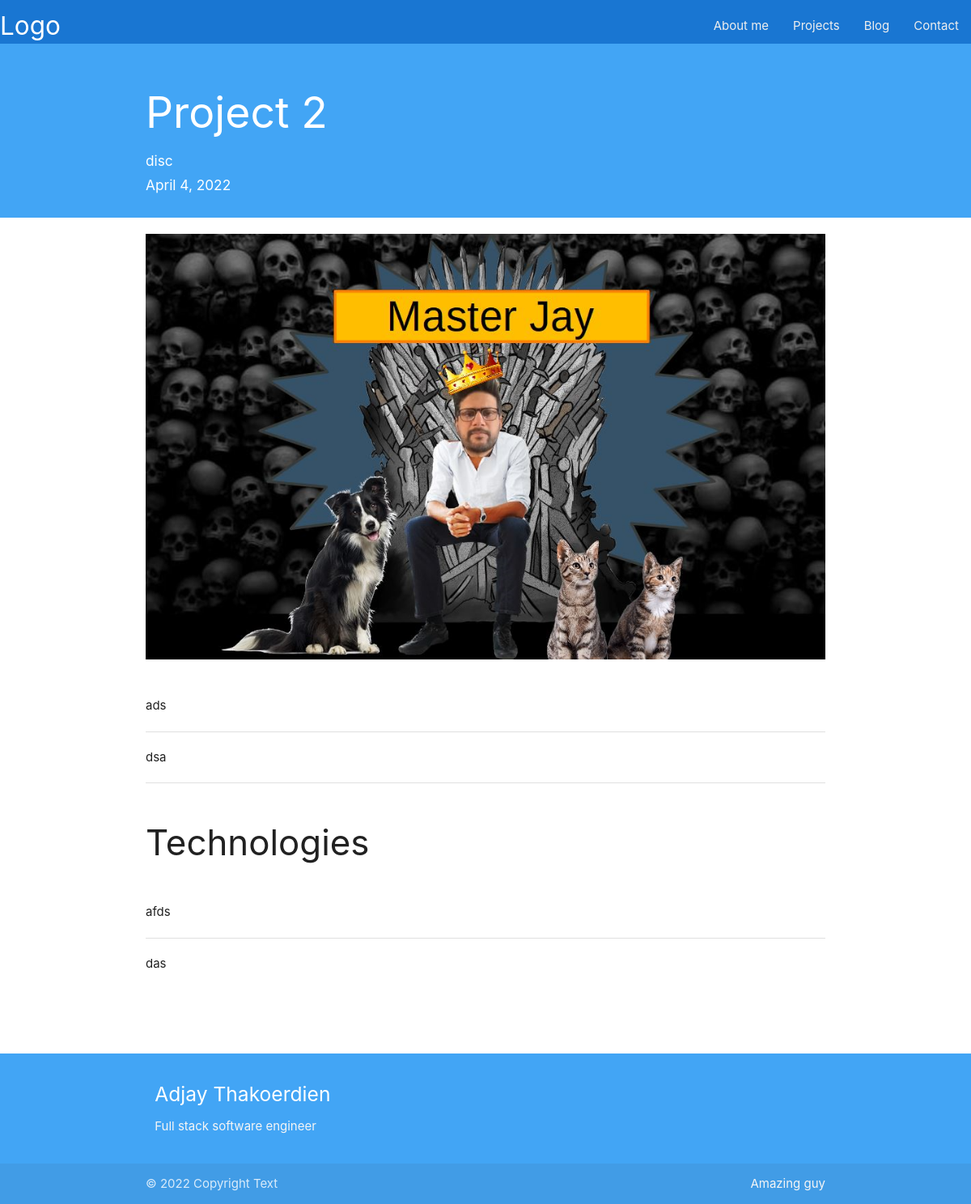
The app's page /projects/2/ with its own data.
### projects/models.py (models this page shows, shortened)
class Project(models.Model):
    title = models.CharField(max_length=100)
    description = models.CharField(max_length=250)
    date = models.DateField(default=datetime.now, blank=True)
    intro = models.TextField(blank=True)
    text = models.TextField()
    text_end = models.TextField(blank=True)
    technologies = models.CharField(max_length=250)
    url = models.TextField(blank=True, max_length=250)
    frontpage = models.BooleanField(blank=True)
    image1 = models.ImageField(null=True, blank=True, upload_to="images/")
    image2 = models.ImageField(null=True, blank=True, upload_to="images/")
    image3 = models.ImageField(null=True, blank=True, upload_to="images/")
    image4 = models.ImageField(null=True, blank=True, upload_to="images/")

### projects/views.py (the view)
# urls.py: path('/<int:project_id>/', views.project, name='project_detail'),
def project(request, project_id):
    project_detail = get_object_or_404(Project, pk=project_id)
    return render(request, 'project_detail.html', {'project': project_detail})

### projects/templates/project_detail.html (shortened to what this page needs)
{% extends 'base.html' %}
{% block content %}
<main class=" blue lighten-1 profile-section">
    <div class="container  white-text">
        <h2>{{ project.title }}</h2>
        <h6>{{ project.description }}</h6>
        <h6>{{ project.date }}</h6>
        <br>
        </div>
</main>
<section class="container">
    <img style="margin: 20px 0;" class="responsive-img" src="{{ project.image1.url }}" />
    <div style="margin: 20px 0;">
        {{ project.intro }}
    </div>
    <div class="divider" style="margin:20px 0;"></div>
    <div>
        {{ project.text }}
    </div>
    <div class="divider"  style="margin:20px 0;"></div>
    <div>
        <h3>Technologies</h3>
        {{ project.technologies }}
    </div>
    {% if project.text_end %}
    <div class="divider"  style="margin:20px 0;"></div>
    <div style="margin: 20px 0;">
        {{ project.text_end }}
    </div>
    {% endif %}
</section>
{% endblock %}

### static/css/global.css (style rules this page uses)
.profile-section { margin-top: -10px; padding-top: 20px; }
h3 { margin: 50px 0; }

### records on screen
Project: title "Project 2", description "disc", date "April 4, 2022", image1 (picture), intro "ads", text "dsa", technologies "afds", text_end "das"
